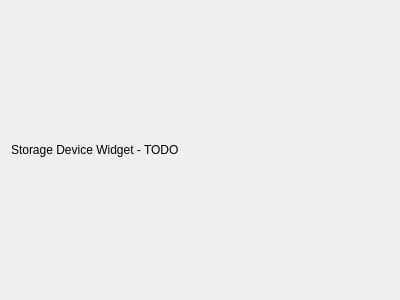
<?xml version="1.0" encoding="UTF-8"?>
<ui version="4.0">
 <class>StorageDeviceWidget</class>
 <widget class="QWidget" name="StorageDeviceWidget">
  <property name="geometry">
   <rect>
    <x>0</x>
    <y>0</y>
    <width>400</width>
    <height>300</height>
   </rect>
  </property>
  <layout class="QVBoxLayout" name="verticalLayout">
   <item>
    <widget class="QLabel" name="label">
     <property name="text">
      <string>Storage Device Widget - TODO</string>
     </property>
    </widget>
   </item>
  </layout>
 </widget>
 <resources/>
 <connections/>
</ui>
